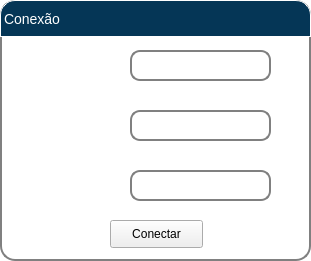
   <widget class="QGroupBox" name="Conexao">
    <property name="geometry">
     <rect>
      <x>120</x>
      <y>80</y>
      <width>311</width>
      <height>261</height>
     </rect>
    </property>
    <property name="sizePolicy">
     <sizepolicy hsizetype="Preferred" vsizetype="Preferred">
      <horstretch>0</horstretch>
      <verstretch>0</verstretch>
     </sizepolicy>
    </property>
    <property name="palette">
     <palette>
      <active>
       <colorrole role="WindowText">
        <brush brushstyle="SolidPattern">
         <color alpha="255">
          <red>0</red>
          <green>0</green>
          <blue>0</blue>
         </color>
        </brush>
       </colorrole>
       <colorrole role="Button">
        <brush brushstyle="SolidPattern">
         <color alpha="0">
          <red>0</red>
          <green>0</green>
          <blue>0</blue>
         </color>
        </brush>
       </colorrole>
       <colorrole role="Light">
        <brush brushstyle="SolidPattern">
         <color alpha="255">
          <red>211</red>
          <green>211</green>
          <blue>211</blue>
         </color>
        </brush>
       </colorrole>
       <colorrole role="Midlight">
        <brush brushstyle="SolidPattern">
         <color alpha="255">
          <red>176</red>
          <green>176</green>
          <blue>176</blue>
         </color>
        </brush>
       </colorrole>
       <colorrole role="Dark">
        <brush brushstyle="SolidPattern">
         <color alpha="255">
          <red>70</red>
          <green>70</green>
          <blue>70</blue>
         </color>
        </brush>
       </colorrole>
       <colorrole role="Mid">
        <brush brushstyle="SolidPattern">
         <color alpha="255">
          <red>94</red>
          <green>94</green>
          <blue>94</blue>
         </color>
        </brush>
       </colorrole>
       <colorrole role="Text">
        <brush brushstyle="SolidPattern">
         <color alpha="255">
          <red>0</red>
          <green>0</green>
          <blue>0</blue>
         </color>
        </brush>
       </colorrole>
       <colorrole role="BrightText">
        <brush brushstyle="SolidPattern">
         <color alpha="255">
          <red>255</red>
          <green>255</green>
          <blue>255</blue>
         </color>
        </brush>
       </colorrole>
       <colorrole role="ButtonText">
        <brush brushstyle="SolidPattern">
         <color alpha="255">
          <red>0</red>
          <green>0</green>
          <blue>0</blue>
         </color>
        </brush>
       </colorrole>
       <colorrole role="Base">
        <brush brushstyle="SolidPattern">
         <color alpha="0">
          <red>0</red>
          <green>0</green>
          <blue>0</blue>
         </color>
        </brush>
       </colorrole>
       <colorrole role="Window">
        <brush brushstyle="SolidPattern">
         <color alpha="0">
          <red>0</red>
          <green>0</green>
          <blue>0</blue>
         </color>
        </brush>
       </colorrole>
       <colorrole role="Shadow">
        <brush brushstyle="SolidPattern">
         <color alpha="255">
          <red>0</red>
          <green>0</green>
          <blue>0</blue>
         </color>
        </brush>
       </colorrole>
       <colorrole role="AlternateBase">
        <brush brushstyle="SolidPattern">
         <color alpha="255">
          <red>198</red>
          <green>198</green>
          <blue>198</blue>
         </color>
        </brush>
       </colorrole>
       <colorrole role="ToolTipBase">
        <brush brushstyle="SolidPattern">
         <color alpha="255">
          <red>255</red>
          <green>255</green>
          <blue>220</blue>
         </color>
        </brush>
       </colorrole>
       <colorrole role="ToolTipText">
        <brush brushstyle="SolidPattern">
         <color alpha="255">
          <red>0</red>
          <green>0</green>
          <blue>0</blue>
         </color>
        </brush>
       </colorrole>
       <colorrole role="PlaceholderText">
        <brush brushstyle="SolidPattern">
         <color alpha="128">
          <red>0</red>
          <green>0</green>
          <blue>0</blue>
         </color>
        </brush>
       </colorrole>
      </active>
      <inactive>
       <colorrole role="WindowText">
        <brush brushstyle="SolidPattern">
         <color alpha="255">
          <red>0</red>
          <green>0</green>
          <blue>0</blue>
         </color>
        </brush>
       </colorrole>
       <colorrole role="Button">
        <brush brushstyle="SolidPattern">
         <color alpha="0">
          <red>0</red>
          <green>0</green>
          <blue>0</blue>
         </color>
        </brush>
       </colorrole>
       <colorrole role="Light">
        <brush brushstyle="SolidPattern">
         <color alpha="255">
          <red>211</red>
          <green>211</green>
          <blue>211</blue>
         </color>
        </brush>
       </colorrole>
       <colorrole role="Midlight">
        <brush brushstyle="SolidPattern">
         <color alpha="255">
          <red>176</red>
          <green>176</green>
          <blue>176</blue>
         </color>
        </brush>
       </colorrole>
       <colorrole role="Dark">
        <brush brushstyle="SolidPattern">
         <color alpha="255">
          <red>70</red>
          <green>70</green>
          <blue>70</blue>
         </color>
        </brush>
       </colorrole>
       <colorrole role="Mid">
        <brush brushstyle="SolidPattern">
         <color alpha="255">
          <red>94</red>
          <green>94</green>
          <blue>94</blue>
         </color>
        </brush>
       </colorrole>
       <colorrole role="Text">
        <brush brushstyle="SolidPattern">
         <color alpha="255">
          <red>0</red>
          <green>0</green>
          <blue>0</blue>
         </color>
        </brush>
       </colorrole>
       <colorrole role="BrightText">
        <brush brushstyle="SolidPattern">
         <color alpha="255">
          <red>255</red>
          <green>255</green>
          <blue>255</blue>
         </color>
        </brush>
       </colorrole>
       <colorrole role="ButtonText">
        <brush brushstyle="SolidPattern">
         <color alpha="255">
          <red>0</red>
          <green>0</green>
          <blue>0</blue>
         </color>
        </brush>
       </colorrole>
       <colorrole role="Base">
        <brush brushstyle="SolidPattern">
         <color alpha="0">
          <red>0</red>
          <green>0</green>
          <blue>0</blue>
         </color>
        </brush>
       </colorrole>
       <colorrole role="Window">
        <brush brushstyle="SolidPattern">
         <color alpha="0">
          <red>0</red>
          <green>0</green>
          <blue>0</blue>
         </color>
        </brush>
       </colorrole>
       <colorrole role="Shadow">
        <brush brushstyle="SolidPattern">
         <color alpha="255">
          <red>0</red>
          <green>0</green>
          <blue>0</blue>
         </color>
        </brush>
       </colorrole>
       <colorrole role="AlternateBase">
        <brush brushstyle="SolidPattern">
         <color alpha="255">
          <red>198</red>
          <green>198</green>
          <blue>198</blue>
         </color>
        </brush>
       </colorrole>
       <colorrole role="ToolTipBase">
        <brush brushstyle="SolidPattern">
         <color alpha="255">
          <red>255</red>
          <green>255</green>
          <blue>220</blue>
         </color>
        </brush>
       </colorrole>
       <colorrole role="ToolTipText">
        <brush brushstyle="SolidPattern">
         <color alpha="255">
          <red>0</red>
          <green>0</green>
          <blue>0</blue>
         </color>
        </brush>
       </colorrole>
       <colorrole role="PlaceholderText">
        <brush brushstyle="SolidPattern">
         <color alpha="128">
          <red>0</red>
          <green>0</green>
          <blue>0</blue>
         </color>
        </brush>
       </colorrole>
      </inactive>
      <disabled>
       <colorrole role="WindowText">
        <brush brushstyle="SolidPattern">
         <color alpha="255">
          <red>70</red>
          <green>70</green>
          <blue>70</blue>
         </color>
        </brush>
       </colorrole>
       <colorrole role="Button">
        <brush brushstyle="SolidPattern">
         <color alpha="0">
          <red>0</red>
          <green>0</green>
          <blue>0</blue>
         </color>
        </brush>
       </colorrole>
       <colorrole role="Light">
        <brush brushstyle="SolidPattern">
         <color alpha="255">
          <red>211</red>
          <green>211</green>
          <blue>211</blue>
         </color>
        </brush>
       </colorrole>
       <colorrole role="Midlight">
        <brush brushstyle="SolidPattern">
         <color alpha="255">
          <red>176</red>
          <green>176</green>
          <blue>176</blue>
         </color>
        </brush>
       </colorrole>
       <colorrole role="Dark">
        <brush brushstyle="SolidPattern">
         <color alpha="255">
          <red>70</red>
          <green>70</green>
          <blue>70</blue>
         </color>
        </brush>
       </colorrole>
       <colorrole role="Mid">
        <brush brushstyle="SolidPattern">
         <color alpha="255">
          <red>94</red>
          <green>94</green>
          <blue>94</blue>
         </color>
        </brush>
       </colorrole>
       <colorrole role="Text">
        <brush brushstyle="SolidPattern">
         <color alpha="255">
          <red>70</red>
          <green>70</green>
          <blue>70</blue>
         </color>
        </brush>
       </colorrole>
       <colorrole role="BrightText">
        <brush brushstyle="SolidPattern">
         <color alpha="255">
          <red>255</red>
          <green>255</green>
          <blue>255</blue>
         </color>
        </brush>
       </colorrole>
       <colorrole role="ButtonText">
        <brush brushstyle="SolidPattern">
         <color alpha="255">
          <red>70</red>
          <green>70</green>
          <blue>70</blue>
         </color>
        </brush>
       </colorrole>
       <colorrole role="Base">
        <brush brushstyle="SolidPattern">
         <color alpha="0">
          <red>0</red>
          <green>0</green>
          <blue>0</blue>
         </color>
        </brush>
       </colorrole>
       <colorrole role="Window">
        <brush brushstyle="SolidPattern">
         <color alpha="0">
          <red>0</red>
          <green>0</green>
          <blue>0</blue>
         </color>
        </brush>
       </colorrole>
       <colorrole role="Shadow">
        <brush brushstyle="SolidPattern">
         <color alpha="255">
          <red>0</red>
          <green>0</green>
          <blue>0</blue>
         </color>
        </brush>
       </colorrole>
       <colorrole role="AlternateBase">
        <brush brushstyle="SolidPattern">
         <color alpha="255">
          <red>141</red>
          <green>141</green>
          <blue>141</blue>
         </color>
        </brush>
       </colorrole>
       <colorrole role="ToolTipBase">
        <brush brushstyle="SolidPattern">
         <color alpha="255">
          <red>255</red>
          <green>255</green>
          <blue>220</blue>
         </color>
        </brush>
       </colorrole>
       <colorrole role="ToolTipText">
        <brush brushstyle="SolidPattern">
         <color alpha="255">
          <red>0</red>
          <green>0</green>
          <blue>0</blue>
         </color>
        </brush>
       </colorrole>
       <colorrole role="PlaceholderText">
        <brush brushstyle="SolidPattern">
         <color alpha="128">
          <red>0</red>
          <green>0</green>
          <blue>0</blue>
         </color>
        </brush>
       </colorrole>
      </disabled>
     </palette>
    </property>
    <property name="font">
     <font>
      <family>MS UI Gothic</family>
      <pointsize>16</pointsize>
      <weight>50</weight>
      <italic>false</italic>
      <bold>false</bold>
      <underline>false</underline>
      <strikeout>false</strikeout>
      <kerning>true</kerning>
     </font>
    </property>
    <property name="focusPolicy">
     <enum>Qt::NoFocus</enum>
    </property>
    <property name="toolTip">
     <string extracomment="kkkkkkkkk"/>
    </property>
    <property name="autoFillBackground">
     <bool>false</bool>
    </property>
    <property name="styleSheet">
     <string notr="true">
QFrame {
	border: 1px solid #FF17365D;
}

QGroupBox {
	background-color:transparent;
	border-radius: 15px;
	border:2px solid gray;
	palette:rgb(255, 255, 255)
}

</string>
    </property>
    <property name="title">
     <string>Conexão</string>
    </property>
    <property name="alignment">
     <set>Qt::AlignCenter</set>
    </property>
    <property name="flat">
     <bool>false</bool>
    </property>
    <property name="checkable">
     <bool>false</bool>
    </property>
    <widget class="QLabel" name="c_Titulo">
     <property name="geometry">
      <rect>
       <x>0</x>
       <y>0</y>
       <width>311</width>
       <height>37</height>
      </rect>
     </property>
     <property name="palette">
      <palette>
       <active>
        <colorrole role="WindowText">
         <brush brushstyle="SolidPattern">
          <color alpha="255">
           <red>255</red>
           <green>255</green>
           <blue>255</blue>
          </color>
         </brush>
        </colorrole>
        <colorrole role="Button">
         <brush brushstyle="SolidPattern">
          <color alpha="255">
           <red>5</red>
           <green>54</green>
           <blue>86</blue>
          </color>
         </brush>
        </colorrole>
        <colorrole role="Text">
         <brush brushstyle="SolidPattern">
          <color alpha="255">
           <red>255</red>
           <green>255</green>
           <blue>255</blue>
          </color>
         </brush>
        </colorrole>
        <colorrole role="ButtonText">
         <brush brushstyle="SolidPattern">
          <color alpha="255">
           <red>255</red>
           <green>255</green>
           <blue>255</blue>
          </color>
         </brush>
        </colorrole>
        <colorrole role="Base">
         <brush brushstyle="SolidPattern">
          <color alpha="255">
           <red>5</red>
           <green>54</green>
           <blue>86</blue>
          </color>
         </brush>
        </colorrole>
        <colorrole role="Window">
         <brush brushstyle="SolidPattern">
          <color alpha="255">
           <red>5</red>
           <green>54</green>
           <blue>86</blue>
          </color>
         </brush>
        </colorrole>
        <colorrole role="PlaceholderText">
         <brush brushstyle="NoBrush">
          <color alpha="128">
           <red>255</red>
           <green>255</green>
           <blue>255</blue>
          </color>
         </brush>
        </colorrole>
       </active>
       <inactive>
        <colorrole role="WindowText">
         <brush brushstyle="SolidPattern">
          <color alpha="255">
           <red>255</red>
           <green>255</green>
           <blue>255</blue>
          </color>
         </brush>
        </colorrole>
        <colorrole role="Button">
         <brush brushstyle="SolidPattern">
          <color alpha="255">
           <red>5</red>
           <green>54</green>
           <blue>86</blue>
          </color>
         </brush>
        </colorrole>
        <colorrole role="Text">
         <brush brushstyle="SolidPattern">
          <color alpha="255">
           <red>255</red>
           <green>255</green>
           <blue>255</blue>
          </color>
         </brush>
        </colorrole>
        <colorrole role="ButtonText">
         <brush brushstyle="SolidPattern">
          <color alpha="255">
           <red>255</red>
           <green>255</green>
           <blue>255</blue>
          </color>
         </brush>
        </colorrole>
        <colorrole role="Base">
         <brush brushstyle="SolidPattern">
          <color alpha="255">
           <red>5</red>
           <green>54</green>
           <blue>86</blue>
          </color>
         </brush>
        </colorrole>
        <colorrole role="Window">
         <brush brushstyle="SolidPattern">
          <color alpha="255">
           <red>5</red>
           <green>54</green>
           <blue>86</blue>
          </color>
         </brush>
        </colorrole>
        <colorrole role="PlaceholderText">
         <brush brushstyle="NoBrush">
          <color alpha="128">
           <red>255</red>
           <green>255</green>
           <blue>255</blue>
          </color>
         </brush>
        </colorrole>
       </inactive>
       <disabled>
        <colorrole role="WindowText">
         <brush brushstyle="SolidPattern">
          <color alpha="255">
           <red>255</red>
           <green>255</green>
           <blue>255</blue>
          </color>
         </brush>
        </colorrole>
        <colorrole role="Button">
         <brush brushstyle="SolidPattern">
          <color alpha="255">
           <red>5</red>
           <green>54</green>
           <blue>86</blue>
          </color>
         </brush>
        </colorrole>
        <colorrole role="Text">
         <brush brushstyle="SolidPattern">
          <color alpha="255">
           <red>255</red>
           <green>255</green>
           <blue>255</blue>
          </color>
         </brush>
        </colorrole>
        <colorrole role="ButtonText">
         <brush brushstyle="SolidPattern">
          <color alpha="255">
           <red>255</red>
           <green>255</green>
           <blue>255</blue>
          </color>
         </brush>
        </colorrole>
        <colorrole role="Base">
         <brush brushstyle="SolidPattern">
          <color alpha="255">
           <red>5</red>
           <green>54</green>
           <blue>86</blue>
          </color>
         </brush>
        </colorrole>
        <colorrole role="Window">
         <brush brushstyle="SolidPattern">
          <color alpha="255">
           <red>5</red>
           <green>54</green>
           <blue>86</blue>
          </color>
         </brush>
        </colorrole>
        <colorrole role="PlaceholderText">
         <brush brushstyle="NoBrush">
          <color alpha="128">
           <red>255</red>
           <green>255</green>
           <blue>255</blue>
          </color>
         </brush>
        </colorrole>
       </disabled>
      </palette>
     </property>
     <property name="styleSheet">
      <string notr="true">QLabel {
    qproperty-alignment: AlignCenter;
	border: 1px solid rgb(255, 255, 255);
	border-top-left-radius: 15px;
	border-top-right-radius: 15px;
	background-color: rgb(5, 54, 86);
	padding: 5px 0px;
	color: rgb(255, 255, 255);
	max-height: 25px;
    font-size: 14px;
}</string>
     </property>
     <property name="text">
      <string>Conexão </string>
     </property>
    </widget>
    <widget class="QLabel" name="c_IP">
     <property name="geometry">
      <rect>
       <x>20</x>
       <y>50</y>
       <width>101</width>
       <height>31</height>
      </rect>
     </property>
     <property name="palette">
      <palette>
       <active>
        <colorrole role="WindowText">
         <brush brushstyle="SolidPattern">
          <color alpha="255">
           <red>255</red>
           <green>255</green>
           <blue>255</blue>
          </color>
         </brush>
        </colorrole>
       </active>
       <inactive>
        <colorrole role="WindowText">
         <brush brushstyle="SolidPattern">
          <color alpha="255">
           <red>255</red>
           <green>255</green>
           <blue>255</blue>
          </color>
         </brush>
        </colorrole>
       </inactive>
       <disabled>
        <colorrole role="WindowText">
         <brush brushstyle="SolidPattern">
          <color alpha="255">
           <red>70</red>
           <green>70</green>
           <blue>70</blue>
          </color>
         </brush>
        </colorrole>
       </disabled>
      </palette>
     </property>
     <property name="styleSheet">
      <string notr="true">QLabel{
border: transparent;
}</string>
     </property>
     <property name="frameShape">
      <enum>QFrame::NoFrame</enum>
     </property>
     <property name="text">
      <string>IP:</string>
     </property>
     <property name="alignment">
      <set>Qt::AlignRight|Qt::AlignTrailing|Qt::AlignVCenter</set>
     </property>
    </widget>
    <widget class="QLabel" name="c_Envio">
     <property name="geometry">
      <rect>
       <x>20</x>
       <y>110</y>
       <width>101</width>
       <height>31</height>
      </rect>
     </property>
     <property name="palette">
      <palette>
       <active>
        <colorrole role="WindowText">
         <brush brushstyle="SolidPattern">
          <color alpha="255">
           <red>255</red>
           <green>255</green>
           <blue>255</blue>
          </color>
         </brush>
        </colorrole>
       </active>
       <inactive>
        <colorrole role="WindowText">
         <brush brushstyle="SolidPattern">
          <color alpha="255">
           <red>255</red>
           <green>255</green>
           <blue>255</blue>
          </color>
         </brush>
        </colorrole>
       </inactive>
       <disabled>
        <colorrole role="WindowText">
         <brush brushstyle="SolidPattern">
          <color alpha="255">
           <red>70</red>
           <green>70</green>
           <blue>70</blue>
          </color>
         </brush>
        </colorrole>
       </disabled>
      </palette>
     </property>
     <property name="layoutDirection">
      <enum>Qt::LeftToRight</enum>
     </property>
     <property name="styleSheet">
      <string notr="true">QLabel{
border: transparent;
}</string>
     </property>
     <property name="frameShape">
      <enum>QFrame::NoFrame</enum>
     </property>
     <property name="text">
      <string>Porta de envio: </string>
     </property>
     <property name="alignment">
      <set>Qt::AlignRight|Qt::AlignTrailing|Qt::AlignVCenter</set>
     </property>
    </widget>
    <widget class="QLabel" name="c_Entrada">
     <property name="geometry">
      <rect>
       <x>20</x>
       <y>170</y>
       <width>101</width>
       <height>31</height>
      </rect>
     </property>
     <property name="palette">
      <palette>
       <active>
        <colorrole role="WindowText">
         <brush brushstyle="SolidPattern">
          <color alpha="255">
           <red>255</red>
           <green>255</green>
           <blue>255</blue>
          </color>
         </brush>
        </colorrole>
       </active>
       <inactive>
        <colorrole role="WindowText">
         <brush brushstyle="SolidPattern">
          <color alpha="255">
           <red>255</red>
           <green>255</green>
           <blue>255</blue>
          </color>
         </brush>
        </colorrole>
       </inactive>
       <disabled>
        <colorrole role="WindowText">
         <brush brushstyle="SolidPattern">
          <color alpha="255">
           <red>70</red>
           <green>70</green>
           <blue>70</blue>
          </color>
         </brush>
        </colorrole>
       </disabled>
      </palette>
     </property>
     <property name="styleSheet">
      <string notr="true">QLabel{
border: transparent;
}</string>
     </property>
     <property name="frameShape">
      <enum>QFrame::NoFrame</enum>
     </property>
     <property name="text">
      <string>Porta de entrada:</string>
     </property>
     <property name="alignment">
      <set>Qt::AlignRight|Qt::AlignTrailing|Qt::AlignVCenter</set>
     </property>
    </widget>
    <widget class="QPushButton" name="botao_Conectar">
     <property name="geometry">
      <rect>
       <x>110</x>
       <y>220</y>
       <width>93</width>
       <height>28</height>
      </rect>
     </property>
     <property name="text">
      <string>Conectar</string>
     </property>
    </widget>
    <widget class="QLineEdit" name="line_Envio">
     <property name="geometry">
      <rect>
       <x>130</x>
       <y>110</y>
       <width>141</width>
       <height>31</height>
      </rect>
     </property>
     <property name="styleSheet">
      <string notr="true">QLineEdit{
border: 2px solid gray;
border-radius: 10px;
padding: 0 8px;
background: white;
selection-background-color: white;
}</string>
     </property>
    </widget>
    <widget class="QLineEdit" name="line_IP">
     <property name="geometry">
      <rect>
       <x>130</x>
       <y>50</y>
       <width>141</width>
       <height>31</height>
      </rect>
     </property>
     <property name="styleSheet">
      <string notr="true">QLineEdit{
border: 2px solid gray;
border-radius: 10px;
padding: 0 8px;
background: white;
selection-background-color: white;
}</string>
     </property>
    </widget>
    <widget class="QLineEdit" name="line_Entrada">
     <property name="geometry">
      <rect>
       <x>130</x>
       <y>170</y>
       <width>141</width>
       <height>31</height>
      </rect>
     </property>
     <property name="styleSheet">
      <string notr="true">QLineEdit{
border: 2px solid gray;
border-radius: 10px;
padding: 0 8px;
background: white;
selection-background-color: white;
}</string>
     </property>
    </widget>
   </widget>
